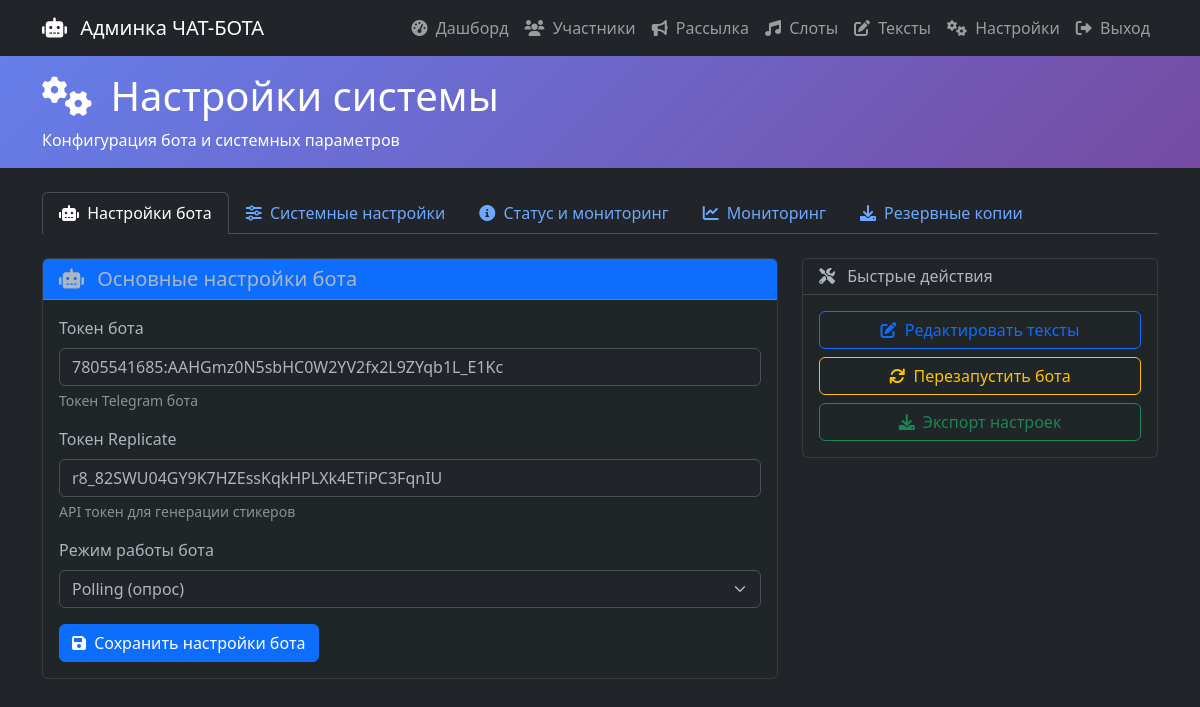
The app's page /config (signed in) with its own data.
### models.py (models this page shows, shortened)
class SystemConfig(db.Model):
    __tablename__ = "system_config"
    id = db.Column(Integer, primary_key=True)
    config_key = db.Column(String(100), unique=True, nullable=False)
    config_value = db.Column(Text, nullable=False)
    config_type = db.Column(String(20), default='text')  # text, json, int, bool
    description = db.Column(Text)
    created_at = db.Column(DateTime, default=datetime.utcnow)
    updated_at = db.Column(DateTime, default=datetime.utcnow, onupdate=datetime.utcnow)
    def get_value(self):
        if self.config_type == 'json':
            try:
                return json.loads(self.config_value)
            except:
                return {}
        elif self.config_type == 'int':
            try:
                return int(self.config_value)
            except:
                return 0
        elif self.config_type == 'bool':
            return self.config_value.lower() in ('true', '1', 'yes', 'on')
        return self.config_value
    @staticmethod
    def get_config(key, default=None):
        config = SystemConfig.query.filter_by(config_key=key).first()
        return config.get_value() if config else default

### admin_routes.py (the view)
@app.route('/config')
@admin_required
def config():
    from datetime import datetime
    import os
    configs = SystemConfig.query.order_by(SystemConfig.config_key).all()
    bot_config = {
        'BOT_TOKEN': SystemConfig.get_config('BOT_TOKEN', os.environ.get('BOT_TOKEN', '')),
        'REPLICATE_API_TOKEN': SystemConfig.get_config('REPLICATE_API_TOKEN', os.environ.get('REPLICATE_API_TOKEN', '')),
        'BOT_MODE': SystemConfig.get_config('BOT_MODE', 'polling'),
        'WEBHOOK_DOMAIN': SystemConfig.get_config('WEBHOOK_DOMAIN', ''),
    }
    return render_template('config.html',
                         configs=configs,
                         bot_config=bot_config,
                         current_time=datetime.now())

### admin_routes.py (called while the page is built)
def admin_required(f):
    @wraps(f)
    def decorated_function(*args, **kwargs):
        if not session.get('admin_logged_in'):
            return redirect(url_for('admin_login'))
        return f(*args, **kwargs)
    return decorated_function

### templates/config.html (shortened to what this page needs)
<!DOCTYPE html>
<html lang="ru" data-bs-theme="dark">
<head>
    <link href="https://cdn.jsdelivr.net/npm/bootstrap@5.3.0/dist/css/bootstrap.min.css" rel="stylesheet">
    <link href="https://cdnjs.cloudflare.com/ajax/libs/font-awesome/6.0.0/css/all.min.css" rel="stylesheet">
</head>
<body>
    <nav class="navbar navbar-expand-lg navbar-dark bg-dark sticky-top">
        <div class="container">
            <a class="navbar-brand" href="/admin">
                <i class="fas fa-robot me-2"></i> Админка ЧАТ-БОТА
            </a>
            <div class="navbar-nav ms-auto">
                <a class="nav-link" href="{{ url_for('index') }}"><i class="fas fa-tachometer-alt me-1"></i> Дашборд</a>
                  <a class="nav-link" href="{{ url_for('participants') }}"><i class="fas fa-users me-1"></i> Участники</a>
                    <a class="nav-link" href="{{ url_for('broadcast') }}"><i class="fas fa-bullhorn me-1"></i> Рассылка</a>
                       <a class="nav-link" href="{{ url_for('dance_slots') }}"><i class="fas fa-music me-1"></i> Слоты</a>
                    <a class="nav-link" href="{{ url_for('text_messages') }}"><i class="fas fa-edit me-1"></i> Тексты</a>
                    <a class="nav-link" href="{{ url_for('config') }}"><i class="fas fa-cogs me-1"></i> Настройки</a>
                    <a class="nav-link" href="/admin/logout"><i class="fas fa-sign-out-alt me-1"></i> Выход</a>
            </div>
        </div>
    </nav>
    <div class="nav-header">
        <div class="container">
            <h1><i class="fas fa-cogs me-2"></i> Настройки системы</h1>
            <p class="mb-0">Конфигурация бота и системных параметров</p>
        </div>
    </div>
    <div class="container mt-4">
        <ul class="nav nav-tabs" id="configTabs" role="tablist">
            <li class="nav-item" role="presentation">
                <button class="nav-link active" id="bot-config-tab" data-bs-toggle="tab" data-bs-target="#bot-config" type="button">
                    <i class="fas fa-robot me-1"></i> Настройки бота
                </button>
            </li>
            <li class="nav-item" role="presentation">
                <button class="nav-link" id="system-config-tab" data-bs-toggle="tab" data-bs-target="#system-config" type="button">
                    <i class="fas fa-sliders-h me-1"></i> Системные настройки
                </button>
            </li>
            <li class="nav-item" role="presentation">
                <button class="nav-link" id="status-tab" data-bs-toggle="tab" data-bs-target="#status" type="button">
                    <i class="fas fa-info-circle me-1"></i> Статус и мониторинг
                </button>
            </li>
            <li class="nav-item" role="presentation">
                <button class="nav-link" id="monitoring-tab" data-bs-toggle="tab" data-bs-target="#monitoring" type="button">
                    <i class="fas fa-chart-line me-1"></i> Мониторинг
                </button>
            </li>
            <li class="nav-item" role="presentation">
                <button class="nav-link" id="backup-tab" data-bs-toggle="tab" data-bs-target="#backup" type="button">
                    <i class="fas fa-download me-1"></i> Резервные копии
                </button>
            </li>
        </ul>
        <div class="tab-content" id="configTabsContent">
            <div class="tab-pane fade show active" id="bot-config" role="tabpanel">
                <div class="mt-4">
                    <div class="row">
                        <div class="col-md-8">
                            <div class="card stats-card">
                                <div class="card-header bg-primary">
                                    <h5 class="mb-0"><i class="fas fa-robot me-2"></i> Основные настройки бота</h5>
                                </div>
                                <div class="card-body">
                                    <form method="POST" action="{{ url_for('update_bot_config') }}">
                                        <div class="mb-3">
                                            <label for="bot_token" class="form-label">Токен бота</label>
                                            <input type="text" class="form-control" id="bot_token" name="bot_token"
                                                   value="{{ bot_config.get('BOT_TOKEN', '') }}" placeholder="7816404381:AAH...">
                                            <div class="form-text">Токен Telegram бота</div>
                                        </div>
                                        <div class="mb-3">
                                            <label for="replicate_token" class="form-label">Токен Replicate</label>
                                            <input type="text" class="form-control" id="replicate_token" name="replicate_token"
                                                   value="{{ bot_config.get('REPLICATE_API_TOKEN', '') }}" placeholder="r8_...">
                                            <div class="form-text">API токен для генерации стикеров</div>
                                        </div>
                                        <div class="mb-3">
                                            <label for="bot_mode" class="form-label">Режим работы бота</label>
                                            <select class="form-select" id="bot_mode" name="bot_mode">
                                                <option value="polling" {{ 'selected' if bot_config.get('BOT_MODE', 'polling') == 'polling' }}>Polling (опрос)</option>
                                            </select>
                                        </div>
                                        <button type="submit" class="btn btn-primary">
                                            <i class="fas fa-save me-1"></i> Сохранить настройки бота
                                        </button>
                                    </form>
                                </div>
                            </div>
                        </div>
                        <div class="col-md-4">
                            <div class="card stats-card">
                                <div class="card-header bg-dark">
                                    <h6 class="mb-0"><i class="fas fa-tools me-2"></i> Быстрые действия</h6>
                                </div>
                                <div class="card-body">
                                    <div class="d-grid gap-2">
                                        <a href="{{ url_for('text_messages') }}" class="btn btn-outline-primary">
                                            <i class="fas fa-edit me-1"></i> Редактировать тексты
                                        </a>
                                        <button class="btn btn-outline-warning" onclick="restartBot()">
                                            <i class="fas fa-sync me-1"></i> Перезапустить бота
                                        </button>
                                        <a href="{{ url_for('export_config') }}" class="btn btn-outline-success">
                                            <i class="fas fa-download me-1"></i> Экспорт настроек
                                        </a>
                                    </div>
                                </div>
                            </div>
                        </div>
                    </div>
                </div>
            </div>
        </div>
    </div>
</body>
</html>

### templates/config.html (style rules this page uses)
.nav-header { background: linear-gradient(135deg, #667eea 0%, #764ba2 100%); color: white; padding: 1rem 0; }
.stats-card { background: rgba(33, 37, 41, 0.95); border: 1px solid rgba(255, 255, 255, 0.1); }

### records on screen
SystemConfig: bot_token "7805541685:AAHGmz0N5sbHC0W2YV2fx2L9ZYqb1L_E1Kc"
SystemConfig: replicate_token "r8_82SWU04GY9K7HZEssKqkHPLXk4ETiPC3FqnIU"
